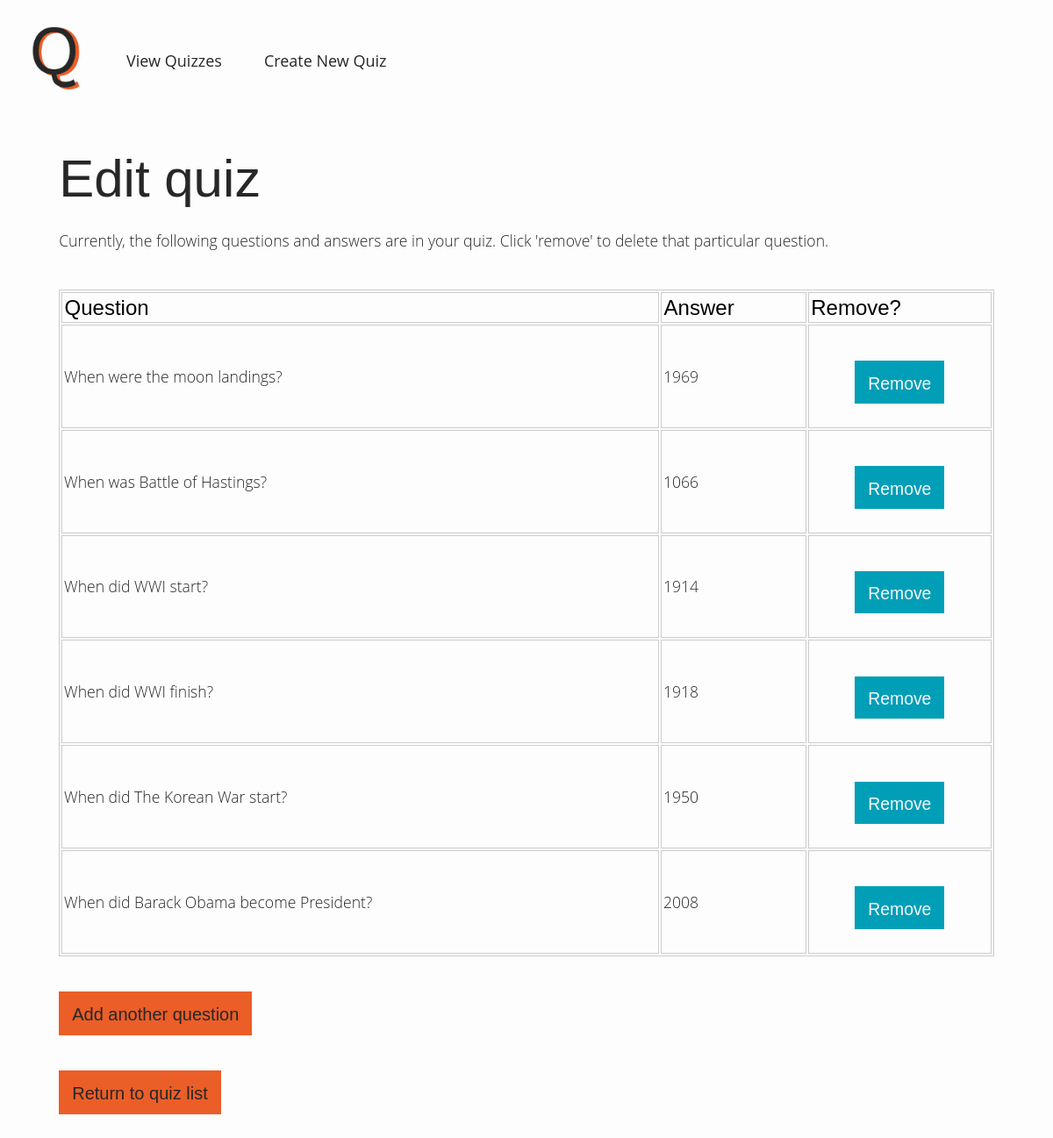
Page /edit/1 on the earlier database version.
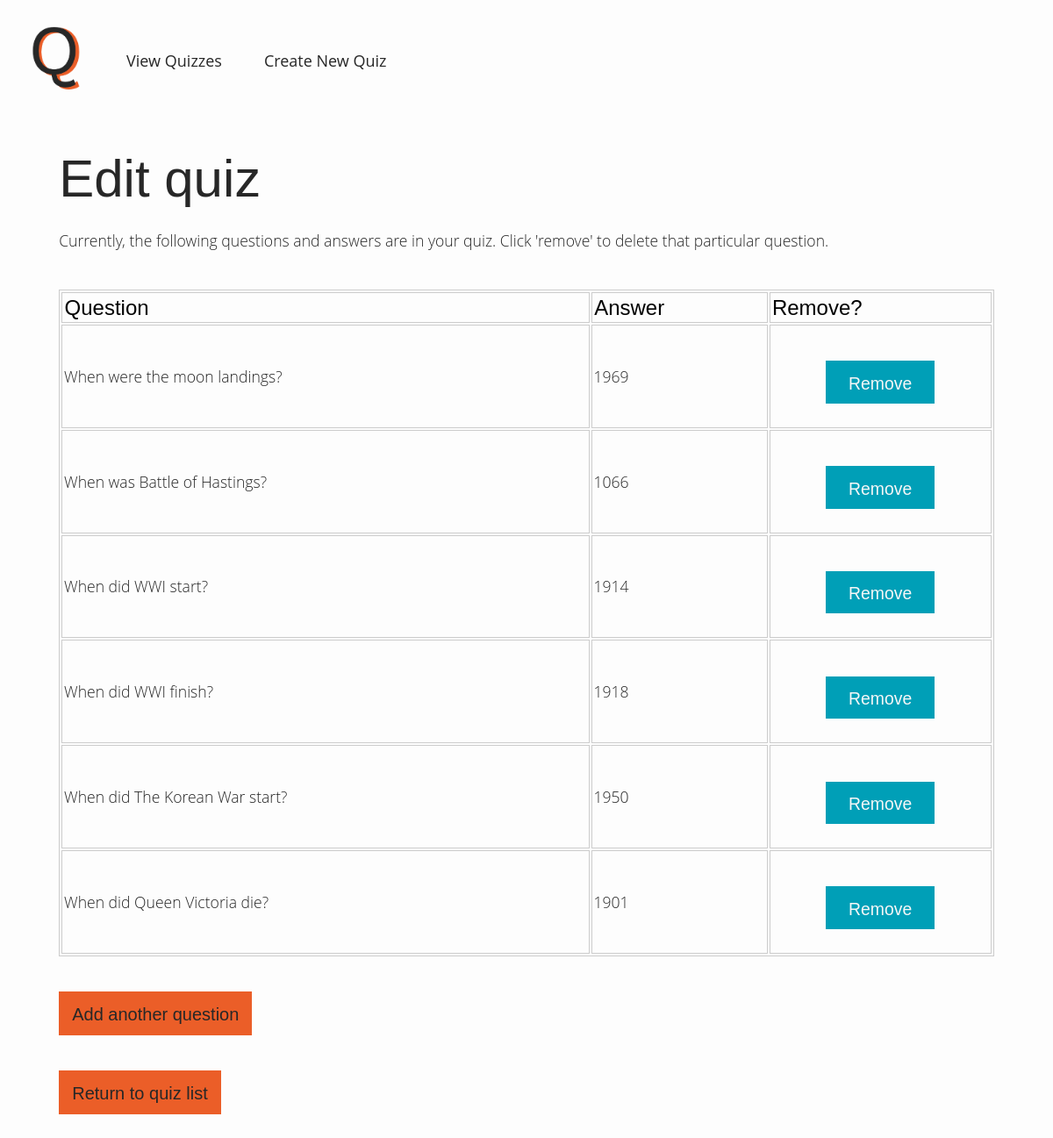
Same page on the later database version.
### app/models.py (models this page shows, shortened)
class Question(db.Model):
    id = db.Column(db.Integer, primary_key=True)
    question = db.Column(db.String(120), index=True, unique=False)
    answer = db.Column(db.String(120), index=True, unique=False)
    quiz_id = db.Column(db.Integer, db.ForeignKey("quiz.id"))

### app/routes.py (the view, shortened to what this page needs)
@app.route("/edit/<quiz_id>", methods=["GET", "POST"])
def edit(quiz_id):
	questions = Question.query.filter(Question.quiz_id==quiz_id)
	return render_template("edit.html", questions=questions, quiz_id=quiz_id)

### app/templates/edit.html (shortened to what this page needs)
{% extends "base.html" %}
{% block body %}
	<div class="quiz">
		<h1>Edit quiz</h1>
		<p class="tagline">Currently, the following questions and answers are in your quiz. Click 'remove' to delete that particular question.</p>
		<table id="edit-question-table">
			<tr>
				<th>Question</th>
				<th>Answer</th>
				<th>Remove?</th>
			</tr>
			{% for question in questions %}
				<tr>
					<td>{{ question.question }}</td>
					<td>{{ question.answer }}</td>
					<td>
						<form method="POST" action="/delete">
							<div id="remove-question">
								<input type="submit" value="Remove">
							</div>
						</form>
					</td>
				</tr>
			{% endfor %}
		</table>
		<button><a href="/add/{{ quiz_id }}">Add another question</a></button><br>
		<button><a href="/">Return to quiz list</a></button><br>
	</div>
{% endblock %}

Differences in the rows shown:
removed Question: question "When did Barack Obama become President?", answer "2008"
added Question: question "When did Queen Victoria die?", answer "1901"
